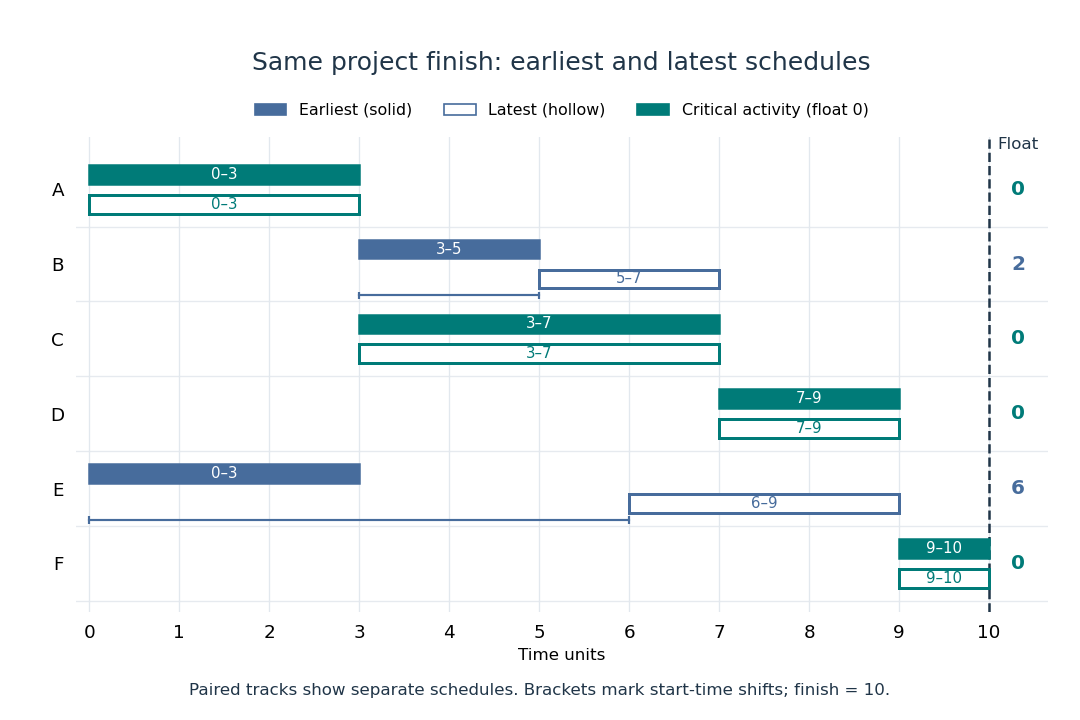

This figure's Python source:
"""Draw paired original schedule bars; write the matching PNG basename to cwd.

Run from _media. Tested with Python 3.14.4 and Matplotlib 3.10.7.
"""

from pathlib import Path

import matplotlib

matplotlib.use("Agg")
import matplotlib.pyplot as plt
from matplotlib.patches import Patch


def main():
    tasks = list("ABCDEF")
    durations = dict(zip(tasks, [3, 2, 4, 2, 3, 1]))
    predecessors = {"A": [], "B": ["A"], "C": ["A"],
                    "D": ["B", "C"], "E": [], "F": ["D", "E"]}
    early = {}
    for task in tasks:
        early[task] = max((early[p] + durations[p]
                           for p in predecessors[task]), default=0)
    finish = max(early[t] + durations[t] for t in tasks)
    successors = {t: [] for t in tasks}
    for task, parents in predecessors.items():
        for parent in parents:
            successors[parent].append(task)
    late = {}
    for task in reversed(tasks):
        late[task] = min((late[s] for s in successors[task]),
                         default=finish) - durations[task]
    floats = [late[t] - early[t] for t in tasks]
    assert finish == 10 and floats == [0, 2, 0, 0, 6, 0]

    teal, blue, ink = "#007b78", "#476c9c", "#203548"
    fig, ax = plt.subplots(figsize=(9.0, 6.0), dpi=120, facecolor="white")
    ax.set_facecolor("white")
    centers = list(range(5, -1, -1))
    for task, y, slack in zip(tasks, centers, floats):
        color = teal if slack == 0 else blue
        # Two separate tracks make coincident critical bars visible too.
        early_y, late_y, height = y + 0.20, y - 0.20, 0.25
        ax.barh(early_y, durations[task], left=early[task], height=height,
                color=color, edgecolor=color, linewidth=1.5, zorder=3)
        ax.barh(late_y, durations[task], left=late[task], height=height,
                facecolor="white", edgecolor=color, linewidth=1.8, zorder=3)
        ax.text(early[task] + durations[task] / 2, early_y,
                f"{early[task]}–{early[task] + durations[task]}",
                ha="center", va="center", fontsize=9, color="white", zorder=4)
        ax.text(late[task] + durations[task] / 2, late_y,
                f"{late[task]}–{late[task] + durations[task]}",
                ha="center", va="center", fontsize=9, color=color, zorder=4)
        if slack:
            bracket_y = y - 0.42
            ax.plot([early[task], late[task]], [bracket_y, bracket_y],
                    color=color, linewidth=1.3, zorder=4)
            ax.vlines([early[task], late[task]], bracket_y - 0.05,
                      bracket_y + 0.05, color=color, linewidth=1.3, zorder=4)
        ax.text(10.32, y, str(slack), ha="center", va="center",
                fontsize=12, color=color, fontweight="bold")
        ax.axhline(y - 0.50, color="#e6eaef", lw=0.8, zorder=0)
    ax.axvline(finish, color=ink, linestyle="--", lw=1.5, zorder=2)
    ax.text(10.32, 5.60, "Float", ha="center", va="center",
            fontsize=10, color=ink)
    ax.set(yticks=centers, yticklabels=tasks, xticks=range(11),
           xlim=(-0.15, 10.65), ylim=(-0.65, 5.7), xlabel="Time units")
    ax.tick_params(axis="both", labelsize=11, length=0, pad=7)
    ax.grid(axis="x", color="#e2e8ee", linewidth=0.8, zorder=0)
    for spine in ax.spines.values():
        spine.set_visible(False)
    ax.set_title("Same project finish: earliest and latest schedules",
                 fontsize=15, color=ink, pad=40)
    ax.legend(handles=[Patch(facecolor=blue, edgecolor=blue,
                             label="Earliest (solid)"),
                       Patch(facecolor="white", edgecolor=blue,
                             label="Latest (hollow)"),
                       Patch(facecolor=teal, edgecolor=teal,
                             label="Critical activity (float 0)")],
              loc="lower center", bbox_to_anchor=(0.5, 1.01),
              ncol=3, frameon=False, fontsize=9.5)
    fig.text(0.5, 0.035,
             "Paired tracks show separate schedules. Brackets mark start-time shifts; finish = 10.",
             ha="center", fontsize=10, color=ink)
    fig.subplots_adjust(left=0.07, right=0.97, bottom=0.15, top=0.81)
    output = Path.cwd() / Path(__file__).with_suffix(".png").name
    fig.savefig(output, facecolor="white", transparent=False)
    plt.close(fig)
    print(f"{output.name}: starts {list(early.values())}, "
          f"latest {list(late[t] for t in tasks)}, floats {floats}")


if __name__ == "__main__":
    main()
